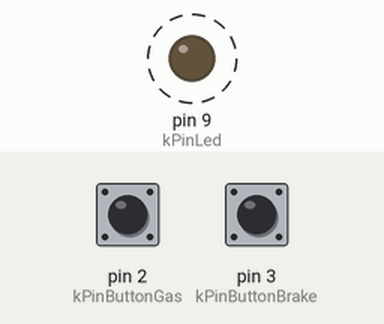
Simulated run of this sketch. Board: Arduino Uno, built with avr-gcc and run on an emulated ATmega328P. Parts: output pins drawn as LEDs (lit = HIGH). Dashed ring = blinking. Inputs (shaded band) come from the test bench; at power-on: pin 2 (kPinButtonGas) HIGH, pin 3 (kPinButtonBrake) HIGH.

Above: at 0.2 s.
Timing chart, 0 to 3.0 s (numbered marks = the images above):
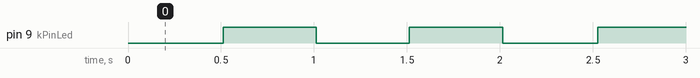

Measured:
- by itself, pin 9 (kPinLed): alternates HIGH for 0.51 s and LOW for 0.51 s

The sketch:

Chap3_1.pde
```cpp
const int kPinButtonGas = 2;
const int kPinButtonBrake = 3;
const int kPinLed = 9;

void setup()
{
  pinMode(kPinButtonGas, INPUT);
  pinMode(kPinButtonBrake, INPUT);
  pinMode(kPinLed, OUTPUT);
  digitalWrite(kPinButtonGas, HIGH); // turn on pullup resistor
  digitalWrite(kPinButtonBrake, HIGH); // turn on pullup resistor
}

int  delayTime = 500;
long lastTime = 0;
int ledState = LOW;
void loop()
{
  if(digitalRead(kPinButtonGas) == LOW){
    delayTime = delayTime--;
  }
  else if(digitalRead(kPinButtonBrake) == LOW){
    delayTime = delayTime++;
  }
  delayTime = constrain(delayTime, 10, 5000);
  if((lastTime + delayTime) < millis()){
    ledState = !ledState;
    digitalWrite(kPinLed, ledState);
    lastTime = millis();
  }
  delay(10);
}
```
